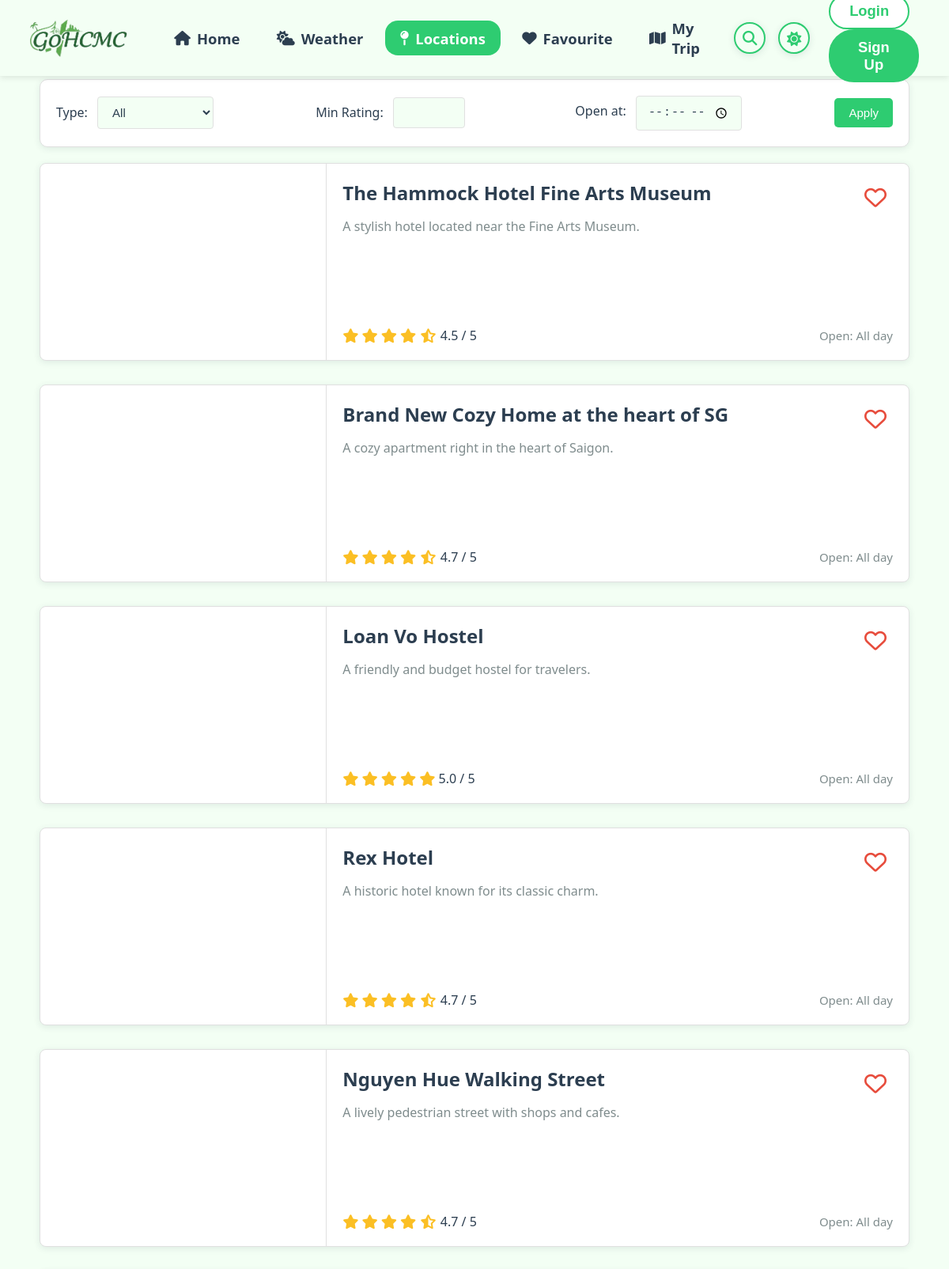
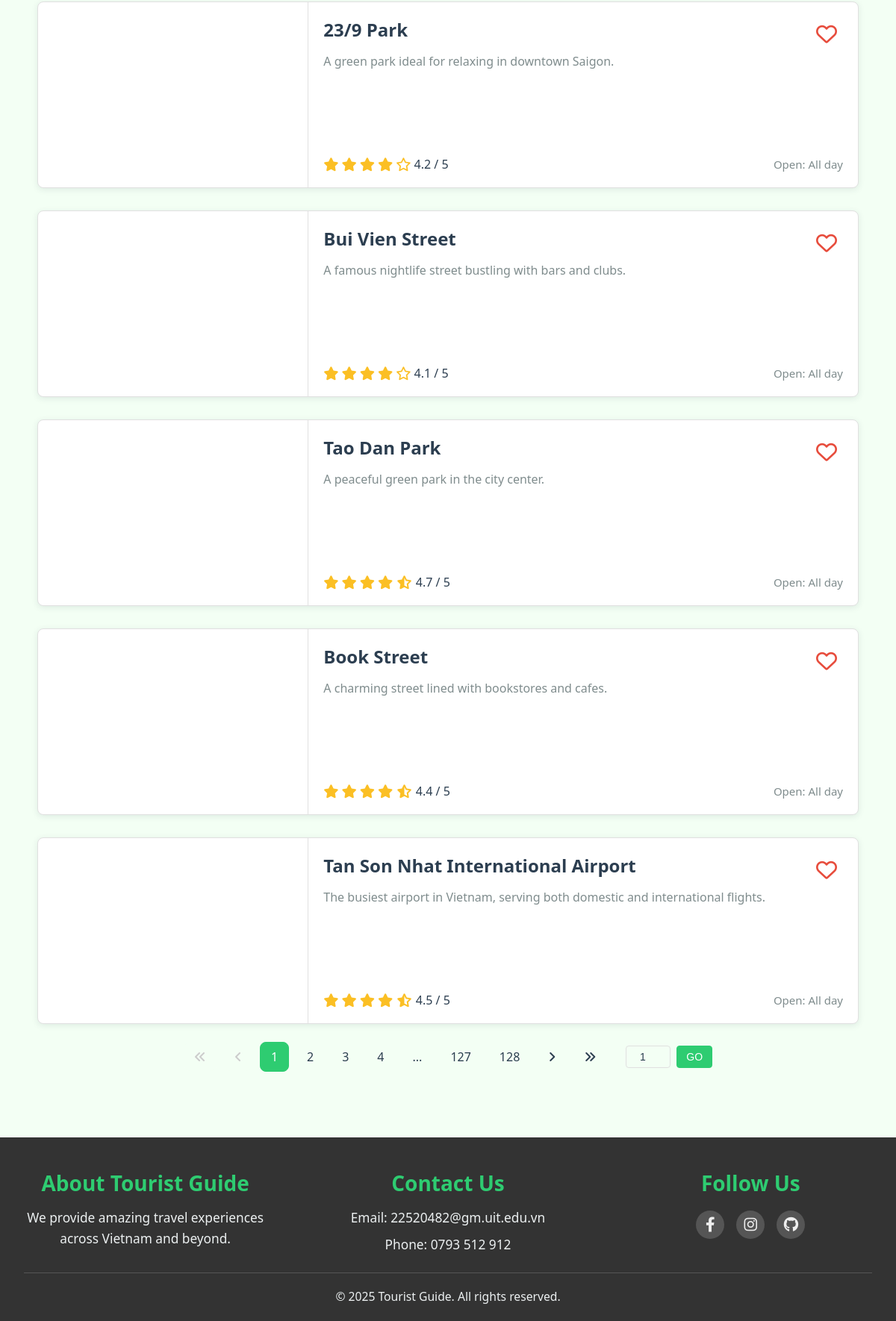
/locations, run on the app's committed database (2 pictures, top to bottom).
### location/models.py (models this page shows, shortened)
class Location(models.Model):
    favourited_by = models.ManyToManyField(User, related_name="favourite_locations", blank=True)
    code = models.CharField(max_length=10, unique=True)
    location = models.CharField(max_length = 64)
    type = models.CharField(max_length=18, default = "")
    tags = models.TextField(default = "")
    rating = models.FloatField(default = 5)
    open_time = models.TimeField(default = time(0,0))
    close_time = models.TimeField(default = time(23,59))
    ticket_info = models.CharField(max_length = 100, default = "")
    address = models.CharField(max_length = 100, default = "")
    image_path = models.CharField(max_length=255, default='')
    description = models.TextField(default="")
    long_description = models.TextField(default="")
    coordinate = models.CharField(max_length = 40, default = "")

### location/views.py (the view, shortened to what this page needs)
# urls.py: path('locations', views.locations, name = 'locations'),
def locations(request):
    if request.method == "POST":
        if not request.user.is_authenticated:
            return JsonResponse({'error': 'unauthenticated'}, status=401)
        code = request.POST.get('value')
        if not code:
            return redirect('favourite')
        try:
            selected = Location.objects.get(code=code)
        except Location.DoesNotExist:
            return JsonResponse({'error': 'Location not found'}, status=404)
        user = request.user
        if user in selected.favourited_by.all():
            selected.favourited_by.remove(user)
        else:
            selected.favourited_by.add(user)
        return redirect('locations')
    else:
        type_filter = request.GET.get('type')
        min_rating = request.GET.get('rating')
        desired_time = request.GET.get('desired_time')
        search_query = request.GET.get('search')
        page = int(request.GET.get('page', 1))
        limit = int(request.GET.get('limit', 10))
        offset = (page - 1) * limit
        all_of_locations = Location.objects.all()
        if type_filter:
            all_of_locations = all_of_locations.filter(
                type__iexact=type_filter)
        if search_query:
            all_of_locations = all_of_locations.filter(
                Q(location__icontains=search_query) |
                Q(address__icontains=search_query) |
                Q(tags__icontains=search_query)
            )
        all_of_locations = all_of_locations.order_by('open_time')
        total_items = all_of_locations.count()
        total_pages = (total_items + limit - 1) // limit
        all_of_locations = all_of_locations[offset:offset + limit]
        user = request.user if request.user.is_authenticated else None
        processed_locations = []
        for loc in all_of_locations:
            rating = (round(loc.rating * 2)) / 2
            full_stars = int(rating)
            has_half = (rating - full_stars) >= 0.5
            star_html = '<i class="fas fa-star"></i>' * full_stars
            if has_half:
                star_html += '<i class="fas fa-star-half-alt"></i>'
                empty_stars = 5 - full_stars - 1
            else:
                empty_stars = 5 - full_stars
            star_html += '<i class="far fa-star"></i>' * empty_stars
            favourite_symbol = (
                '<i class="fa-solid fa-heart"></i>'
                if user and loc.favourited_by.filter(id=user.id).exists()
                else '<i class="fa-regular fa-heart"></i>'
            )
            open_time = loc.open_time.strftime(
                "%H:%M") if loc.open_time else "N/A"
            close_time = loc.close_time.strftime(
                "%H:%M") if loc.close_time else "N/A"
            if open_time == "00:00" and close_time == "23:59":
                open_time_str = "All day"
            elif loc.close_time and loc.open_time and loc.close_time < loc.open_time:
                open_time_str = f"{open_time} - {close_time} (The next day)"
            else:
                open_time_str = f"{open_time} - {close_time}"
            processed_locations.append({
                'code': loc.code,
                'location': loc.location,
                'description': loc.description,
                'image_path': loc.image_path,
                'rating': loc.rating,
                'open_time': open_time_str,
                'star_html': star_html,
                'favourite_symbol': favourite_symbol,
            })
        return render(request, "page/locations/index.html", {
            'locations': processed_locations,
            'current_page': page,
            'total_pages': total_pages,
            'limit': limit,
            'current_filters': {
                'type': type_filter or '',
                'rating': min_rating or '',
                'desired_time': desired_time or '',
                'search': search_query or '',
            }
        })

### templates/page/locations/index.html (shortened to what this page needs)
{% extends "layout.html" %}
{% load static %}
{% load custom_tags %}
{% block css %}
<link rel="stylesheet" href="{% static 'css/locations.css' %}">
{% endblock %}
{% block content %}
<section class="filter">
  <form method="get" action="{% url 'locations' %}" class="filter-form">
    <div class="filter-item">
      <label for="type">Type:</label>
      <select name="type" id="type">
        <option value="" {% if not current_filters.type %}selected{% endif %}>All</option>
      </select>
    </div>
    <div class="filter-item">
      <label for="rating">Min Rating:</label>
      <input type="number" name="rating" id="rating" value="{{ current_filters.rating }}" min="1" max="5" step="0.1">
    </div>
    <div class="filter-item">
      <label for="desired_time">Open at:</label>
      <input type="time" id="desired_time" name="desired_time" value="{{ current_filters.desired_time }}">
    </div>
    <div>
      <button type="submit" class="btn">Apply</button>
    </div>
  </form>
</section>
<section class="content">
  <div class="grid">
    {% for loc in locations %}
    <div class="card">
      <a href="{% url 'display_location' loc.code %}" class="card-link">
        <div class="card-img" style="background-image: url('{{ loc.image_path }}');"></div>
        <div class="card-body">
          <div>
            <div class="card-header">
              <h3>{{ loc.location }}</h3>
              <div class="fav-container">
                <button class="fav-btn" data-code="{{ loc.code }}">
                  {% if loc.favourite_symbol == '<i class="fa-solid fa-heart"></i>' %}
                    <i class="fa-solid fa-heart"></i>
                  {% else %}
                    <i class="fa-regular fa-heart"></i>
                  {% endif %}
                </button>
              </div>
            </div>
            <p>{{ loc.description }}</p>
          </div>
          <div class="card-footer">
            <div class="rating">
              {{ loc.star_html|safe }}
              <span>{{ loc.rating }} / 5</span>
            </div>
            <div class="open-hour">Open: {{ loc.open_time }}</div>
          </div>
        </div>
      </a>
    </div>
    {% empty %}
      <p class="empty">No locations found.</p>
    {% endfor %}
  </div>
</section>
{% if total_pages > 1 %}
<div class="pagination">
  <a href="?page=1{% if limit %}&limit={{ limit }}{% endif %}" class="pagination-icon {% if current_page == 1 %}not-allowed{% endif %}">
    <i class="fa-solid fa-angles-left"></i>
  </a>
  <a href="?page={{ current_page|add:-1 }}{% if limit %}&limit={{ limit }}{% endif %}" class="pagination-icon {% if current_page == 1 %}not-allowed{% endif %}">
    <i class="fa-solid fa-angle-left"></i>
  </a>
  {% if total_pages > 1 and total_pages <= 6 %}
    {% for i in 1|to:total_pages %}
      <a href="?page={{ i }}{% if current_filters.type %}&type={{ current_filters.type|urlencode }}{% endif %}{% if current_filters.rating %}&rating={{ current_filters.rating }}{% endif %}{% if current_filters.desired_time %}&desired_time={{ current_filters.desired_time }}{% endif %}{% if current_filters.search %}&search={{ current_filters.search|urlencode }}{% endif %}{% if limit %}&limit={{ limit }}{% endif %}" class="{% if i == current_page %}active{% endif %}">{{ i }}</a>
    {% endfor %}
  {% elif current_page == 1 %}
    <a href="?page=1{% if limit %}&limit={{ limit }}{% endif %}" class="active">1</a>
    {% if total_pages > 1 %}
      <a href="?page=2{% if limit %}&limit={{ limit }}{% endif %}">2</a>
      <a href="?page=3{% if limit %}&limit={{ limit }}{% endif %}">3</a>
      <a href="?page=4{% if limit %}&limit={{ limit }}{% endif %}">4</a>
      <span>...</span>
      <a href="?page={{ total_pages|add:-1 }}{% if limit %}&limit={{ limit }}{% endif %}" class="pagination-ellipsis">{{ total_pages|add:-1 }}</a>
      <a href="?page={{ total_pages }}{% if limit %}&limit={{ limit }}{% endif %}" class="pagination-ellipsis">{{ total_pages }}</a>
    {% endif %}
  {% endif %}
  <a href="?page={{ current_page|add:1 }}{% if limit %}&limit={{ limit }}{% endif %}" class="pagination-icon ">
    <i class="fa-solid fa-angle-right"></i>
  </a>
  <a href="?page={{ total_pages }}{% if limit %}&limit={{ limit }}{% endif %}" class="pagination-icon ">
    <i class="fa-solid fa-angles-right"></i>
  </a>
  <form method="get" action="{% url 'locations' %}" class="pagination-input-form">
    <input type="number" name="page" min="1" max="{{ total_pages }}" value="{{ current_page }}" class="pagination-input" required>
    <button type="submit" class="pagination-go-button">GO</button>
  </form>
</div>
{% endif %}
{% endblock %}

### templates/layout.html (shortened to what this page needs)
{% load static %}
<!DOCTYPE html>
<html lang="vi">
<head>
  <link rel="stylesheet" href="{% static 'css/base.css' %}">
  <link rel="stylesheet" href="{% static 'css/main.css' %}">
  {% block css %}
  {% endblock %}
  <link rel="stylesheet" href="https://cdnjs.cloudflare.com/ajax/libs/font-awesome/6.4.0/css/all.min.css">
</head>
<body>
  {% include 'components/header.html' %}
  <main class="main-content">
    {% block content %}{% endblock %}
  </main>
  {% include 'components/footer.html' %}
</body>
</html>

### templates/components/header.html (shortened to what this page needs)
{% load static %}
<header class="header">
  <div class="header__logo">
    <a href="{% url 'homepage' %}">
      <img
        src="{% static 'img/Logo_GoHCMC.png' %}"
        alt="GoHCMC Logo"
        class="header__logo-img" />
    </a>
  </div>
  <nav class="header__nav-tabs">
    <a
      href="{% url 'homepage' %}"
      class="nav-link {% if request.path == '/' %}active{% endif %}">
      <i class="fas fa-house"></i> Home
    </a>
    <a
      href="{% url 'weather' %}"
      class="nav-link {% if '/weather' in request.path %}active{% endif %}">
      <i class="fas fa-cloud-sun"></i> Weather
    </a>
    <a
      href="{% url 'locations' %}"
      class="nav-link {% if '/locations' in request.path %}active{% endif %}">
      <i class="fas fa-map-pin"></i> Locations
    </a>
    <a
      href="{% url 'favourite' %}"
      class="nav-link {% if '/favourite' in request.path %}active{% endif %}">
      <i class="fas fa-heart"></i> Favourite
    </a>
    <a
      href="{% url 'trip' %}"
      class="nav-link {% if '/trip' in request.path %}active{% endif %}">
      <i class="fas fa-map"></i> My Trip
    </a>
  </nav>
  <div class="header__actions">
    <div class="header__search-bar" id="searchBar">
      <button type="button" class="header__search-icon" id="searchToggle">
        <i class="fas fa-search"></i>
      </button>
    </div>
    <div class="theme-switch" id="themeSwitch" title="Đổi giao diện">
      <span class="theme-switch__icon" id="themeIcon">
        <i class="fa-solid fa-sun" id="icon-sun"></i>
      </span>
    </div>
  </div>
  <div class="header__user">
    {% if user.is_authenticated %}
    <button class="user-btn">
      <i class="fa-solid fa-user"></i>
      <span class="header__username">{{ user.get_full_name|default:user.username }}</span>
      <i class="fa-solid fa-chevron-down"></i>
    </button>
    <div id="userMenu" class="user-menu">
      <a href="{% url 'logout' %}">
        <i class="fa-solid fa-right-from-bracket"></i>
        <span>Logout</span>
      </a>
    </div>
    {% else %}
    <a href="/login/"><button class="button button-secondary">Login</button></a>
    <a href="/signup/"><button class="button button-primary">Sign Up</button></a>
    {% endif %}
  </div>
</header>

### templates/components/footer.html
<footer class="footer">
  <div class="footer-container">
    <div class="footer-grid">
      <div class="footer-column">
        <h3>About Tourist Guide</h3>
        <p>We provide amazing travel experiences across Vietnam and beyond.</p>
      </div>
      <div class="footer-column">
        <h3>Contact Us</h3>
        <p>Email: 22520482@gm.uit.edu.vn</p>
        <p>Phone: 0793 512 912</p>
      </div>
      <div class="footer-column">
        <h3>Follow Us</h3>
        <div class="social-links">
          <a href="https://www.facebook.com/quangnhathoang.vo.3" title="Facebook"><i class="fab fa-facebook-f"></i></a>
          <a href="https://www.instagram.com/hoangvoquangnhat/" title="Instagram"><i class="fab fa-instagram"></i></a>
          <a href="https://github.com/howardVoxcan" title="GitHub"><i class="fab fa-github"></i></a>
        </div>
      </div>
    </div>
    <div class="footer-bottom">
      <p>&copy; 2025 Tourist Guide. All rights reserved.</p>
    </div>
  </div>
</footer>

### data on the page
Location: location "The Hammock Hotel Fine Arts Museum", description "A stylish hotel located near the Fine Arts Museum.", rating "4.5"
Location: location "Brand New Cozy Home at the heart of SG", description "A cozy apartment right in the heart of Saigon.", rating "4.7"
Location: location "Loan Vo Hostel", description "A friendly and budget hostel for travelers.", rating "5.0"
Location: location "Rex Hotel", description "A historic hotel known for its classic charm.", rating "4.7"
Location: location "Nguyen Hue Walking Street", description "A lively pedestrian street with shops and cafes.", rating "4.7"
Location: location "23/9 Park", description "A green park ideal for relaxing in downtown Saigon.", rating "4.2"
Location: location "Bui Vien Street", description "A famous nightlife street bustling with bars and clubs.", rating "4.1"
Location: location "Tao Dan Park", description "A peaceful green park in the city center.", rating "4.7"
Location: location "Book Street", description "A charming street lined with bookstores and cafes.", rating "4.4"
Location: location "Tan Son Nhat International Airport", description "The busiest airport in Vietnam, serving both domestic and international flights.", rating "4.5"

### other printed values
{{ loc.open_time }} "All day" "All day" "All day" "All day" "All day" "All day" "All day" "All day" "All day" "All day"
{{ total_pages|add:-1 }} "127"
{{ total_pages }} "128"
